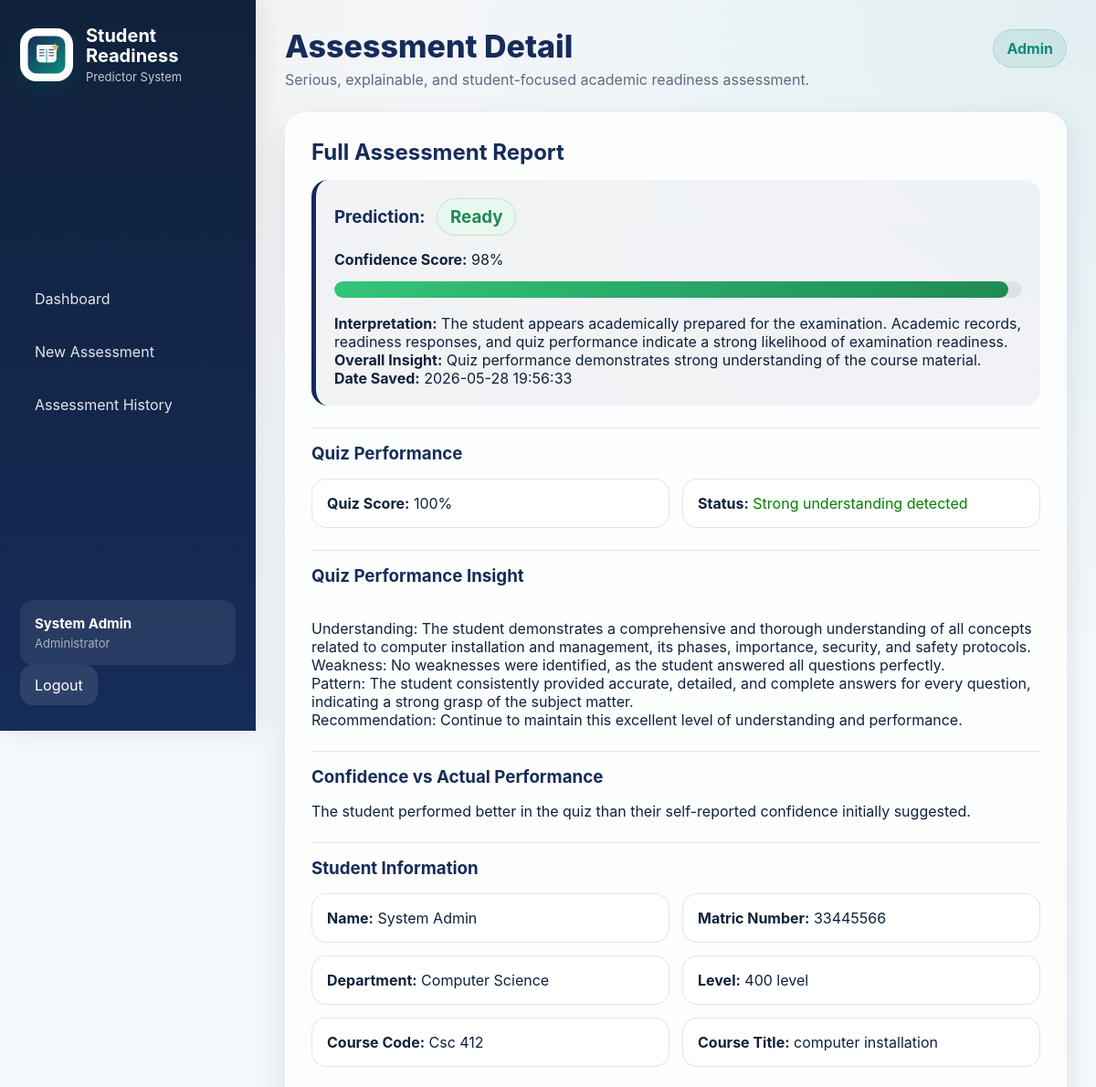
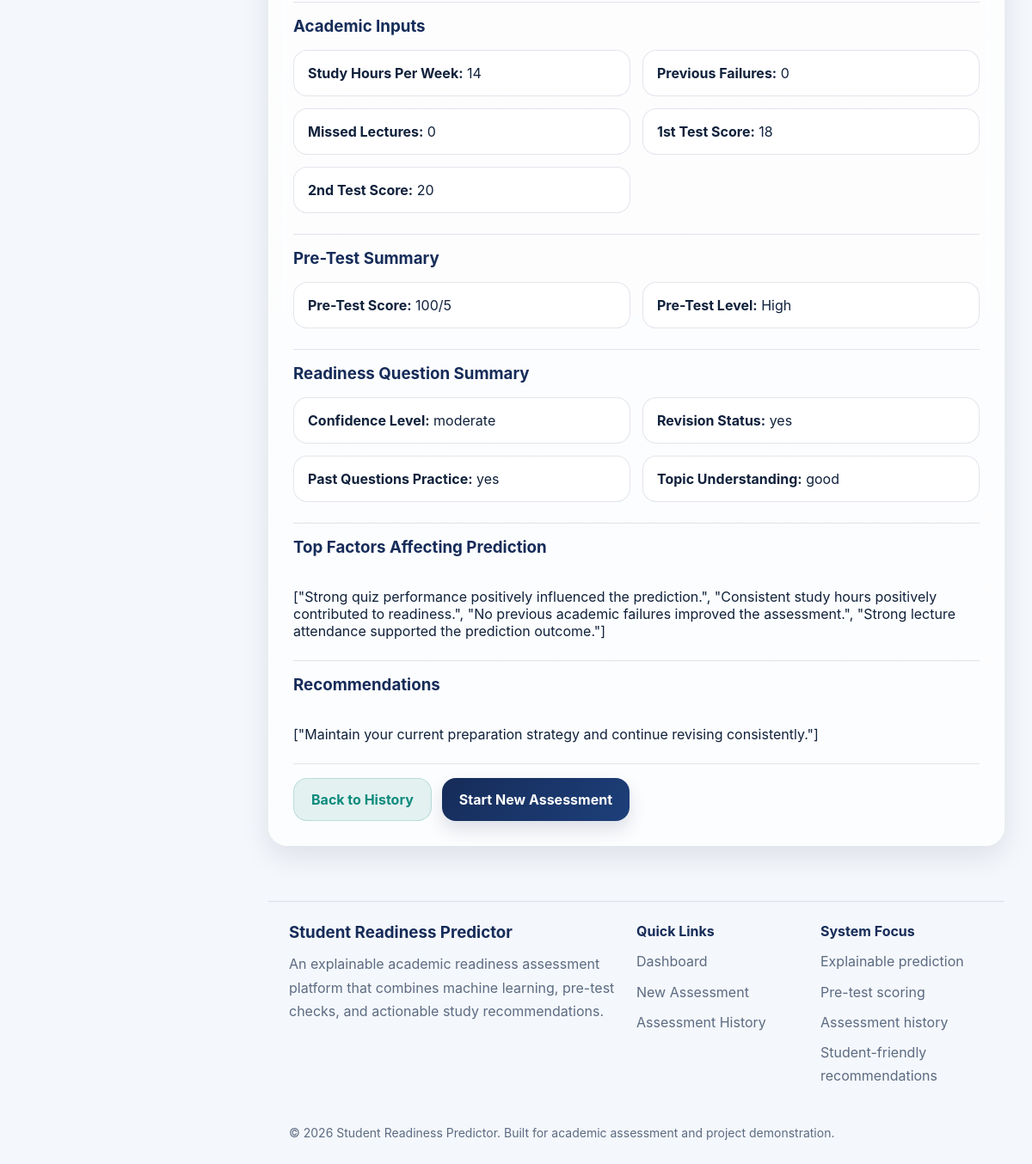
/assessment_detail/4 (signed in), run on the app's committed database (2 pictures, top to bottom).
### tables this page shows
CREATE TABLE users (
            id INTEGER PRIMARY KEY AUTOINCREMENT,
            full_name TEXT NOT NULL,
            email TEXT NOT NULL UNIQUE,
            matric_number TEXT NOT NULL UNIQUE,
            password_hash TEXT NOT NULL,
            role TEXT NOT NULL DEFAULT 'student',
            created_at TEXT NOT NULL
        );

CREATE TABLE assessments (
    id INTEGER PRIMARY KEY AUTOINCREMENT,
    user_id INTEGER,
    full_name TEXT,
    matric_number TEXT,
    department TEXT,
    level TEXT,
    course_code TEXT,
    course_title TEXT,
    study_hours INTEGER,
    failures INTEGER,
    missed_lectures INTEGER,
    g1 INTEGER,
    g2 INTEGER,
    confidence_level TEXT,
    revision_status TEXT,
    past_questions_practice TEXT,
    topic_understanding TEXT,
    prediction_text TEXT,
    confidence_score TEXT,
    interpretation TEXT,
    created_at TEXT,
    pretest_score INTEGER,
    pretest_level TEXT,
    overall_insight TEXT,

    quiz_score INTEGER DEFAULT 0,
    quiz_analysis TEXT DEFAULT '',
    recommendations TEXT DEFAULT '',
    factors TEXT DEFAULT ''
);

### app.py (the view, shortened to what this page needs)
@app.route("/assessment_detail/<int:assessment_id>")
def assessment_detail(assessment_id):
    current_user = get_current_user()
    conn = get_db_connection()
    if current_user and is_admin(current_user):
        assessment = conn.execute("""
            SELECT *
            FROM assessments
            WHERE id = ?
        """, (assessment_id,)).fetchone()
    conn.close()
    if not assessment:
        return redirect(url_for("history"))
    confidence_gap_message = None
    try:
        quiz_score = int(float(assessment["quiz_score"] or 0))
    except:
        quiz_score = 0
    confidence_level = str(
        assessment["confidence_level"]
    ).strip().lower()
    if (
        confidence_level == "high"
        and quiz_score < 40
    ):
        confidence_gap_message = (
            "The student reported high confidence, but actual quiz "
            "performance was poor. This suggests a mismatch between "
            "perceived readiness and actual understanding."
        )
    elif (
        confidence_level in ["low", "moderate"]
        and quiz_score >= 70
    ):
        confidence_gap_message = (
            "The student performed better in the quiz than their "
            "self-reported confidence initially suggested."
        )
    return render_template(
        "assessment_detail.html",
        assessment=assessment,
        confidence_gap_message=confidence_gap_message
    )

### app.py (called while the page is built)
def ensure_tables_exist_on_connection(conn):
    conn.execute("""
       CREATE TABLE IF NOT EXISTS assessments (
    id INTEGER PRIMARY KEY AUTOINCREMENT,
    user_id INTEGER,
    full_name TEXT,
    matric_number TEXT,
    department TEXT,
    level TEXT,
    course_code TEXT,
    course_title TEXT,
    study_hours INTEGER,
    failures INTEGER,
    missed_lectures INTEGER,
    g1 INTEGER,
    g2 INTEGER,
    confidence_level TEXT,
    revision_status TEXT,
    past_questions_practice TEXT,
    topic_understanding TEXT,
    prediction_text TEXT,
    confidence_score TEXT,
    interpretation TEXT,
    created_at TEXT,
    pretest_score INTEGER,
    pretest_level TEXT,
    overall_insight TEXT,

    quiz_score INTEGER DEFAULT 0,
    quiz_analysis TEXT DEFAULT '',
    recommendations TEXT DEFAULT '',
    factors TEXT DEFAULT ''
)
    """)
    conn.commit()

def get_db_connection():
    conn = sqlite3.connect(DB_PATH)
    conn.row_factory = sqlite3.Row
    ensure_tables_exist_on_connection(conn)
    return conn

def get_current_user():
    user_id = session.get("user_id")
    if not user_id:
        return None
    conn = get_db_connection()
    user = conn.execute("SELECT * FROM users WHERE id = ?", (user_id,)).fetchone()
    conn.close()
    return user

def is_admin(user):
    if user is None:
        return False
    return str(user["role"]).strip().lower() == "admin"

@app.context_processor
def inject_user():
    return {"current_user": get_current_user()}

### templates/assessment_detail.html
{% extends "base.html" %}
{% block page_title %}Assessment Detail{% endblock %}
{% block content %}
<div class="card glass-card fade-up">
    <h2>Full Assessment Report</h2>
    <div class="result-box">
        <h3>
            Prediction:
            {% if assessment.prediction_text == "Ready" %}
                <span class="status-badge ready-badge">{{ assessment.prediction_text }}</span>
            {% else %}
                <span class="status-badge risk-badge">{{ assessment.prediction_text }}</span>
            {% endif %}
        </h3>
        <p><strong>Confidence Score:</strong> {{ assessment.confidence_score }}</p>
        <div class="confidence-wrapper">
            {% set score = assessment.confidence_score.replace('%', '') | float %}
            <div class="confidence-bar">
                {% if assessment.prediction_text == "Ready" %}
                    <div class="confidence-fill ready-fill" style="width: {{ score }}%;"></div>
                {% else %}
                    <div class="confidence-fill risk-fill" style="width: {{ score }}%;"></div>
                {% endif %}
            </div>
        </div>
        <p><strong>Interpretation:</strong> {{ assessment.interpretation }}</p>
        <p><strong>Overall Insight:</strong> {{ assessment.overall_insight }}</p>
        <p><strong>Date Saved:</strong> {{ assessment.created_at }}</p>
    </div>
    <div class="section">
        <h3>Quiz Performance</h3>
        <div class="info-grid">
            <div><strong>Quiz Score:</strong> {{ assessment.quiz_score or 0 }}%</div>
            <div>
                <strong>Status:</strong>
                {% if assessment.quiz_score >= 70 %}
                    <span style="color: green;">Strong understanding detected</span>
                {% elif assessment.quiz_score >= 40 %}
                    <span style="color: orange;">Moderate understanding detected</span>
                {% else %}
                    <span style="color: red;">Weak understanding detected</span>
                {% endif %}
            </div>
        </div>
    </div>
    {% if assessment.quiz_analysis %}
    <div class="section">
        <h3>Quiz Performance Insight</h3>
        <div class="analysis-box" style="white-space: pre-line;">
            {{ assessment.quiz_analysis }}
        </div>
    </div>
    {% endif %}
    {% if confidence_gap_message %}
    <div class="section">
        <h3>Confidence vs Actual Performance</h3>
        <p>{{ confidence_gap_message }}</p>
    </div>
    {% endif %}
    <div class="section">
        <h3>Student Information</h3>
        <div class="info-grid">
            <div><strong>Name:</strong> {{ assessment.full_name }}</div>
            <div><strong>Matric Number:</strong> {{ assessment.matric_number }}</div>
            <div><strong>Department:</strong> {{ assessment.department }}</div>
            <div><strong>Level:</strong> {{ assessment.level }}</div>
            <div><strong>Course Code:</strong> {{ assessment.course_code }}</div>
            <div><strong>Course Title:</strong> {{ assessment.course_title }}</div>
        </div>
    </div>
    <div class="section">
        <h3>Academic Inputs</h3>
        <div class="info-grid">
            <div><strong>Study Hours Per Week:</strong> {{ assessment.study_hours }}</div>
            <div><strong>Previous Failures:</strong> {{ assessment.failures }}</div>
            <div><strong>Missed Lectures:</strong> {{ assessment.missed_lectures }}</div>
            <div><strong>1st Test Score:</strong> {{ assessment.g1 }}</div>
            <div><strong>2nd Test Score:</strong> {{ assessment.g2 }}</div>
        </div>
    </div>
    <div class="section">
        <h3>Pre-Test Summary</h3>
        <div class="info-grid">
            <div><strong>Pre-Test Score:</strong> {{ assessment.pretest_score }}/5</div>
            <div><strong>Pre-Test Level:</strong> {{ assessment.pretest_level }}</div>
        </div>
    </div>
    <div class="section">
        <h3>Readiness Question Summary</h3>
        <div class="info-grid">
            <div><strong>Confidence Level:</strong> {{ assessment.confidence_level }}</div>
            <div><strong>Revision Status:</strong> {{ assessment.revision_status }}</div>
            <div><strong>Past Questions Practice:</strong> {{ assessment.past_questions_practice }}</div>
            <div><strong>Topic Understanding:</strong> {{ assessment.topic_understanding }}</div>
        </div>
    </div>
    {% if assessment.factors %}
    <div class="section">
        <h3>Top Factors Affecting Prediction</h3>
        <div class="analysis-box" style="white-space: pre-line;">
            {{ assessment.factors }}
        </div>
    </div>
    {% endif %}
    {% if assessment.recommendations %}
    <div class="section">
        <h3>Recommendations</h3>
        <div class="analysis-box" style="white-space: pre-line;">
            {{ assessment.recommendations }}
        </div>
    </div>
    {% endif %}
    <div class="section button-row">
        <a href="{{ url_for('history') }}" class="btn btn-secondary">Back to History</a>
        <a href="{{ url_for('reset') }}" class="btn">Start New Assessment</a>
    </div>
</div>
{% endblock %}

### templates/base.html (shortened to what this page needs)
<!DOCTYPE html>
<html lang="en">
<head>
    <link rel="stylesheet" href="{{ url_for('static', filename='style.css') }}">
</head>
<body>
    <div class="app-shell">
        <aside class="sidebar" id="sidebar">
            <div class="brand-block">
                <img
                    src="{{ url_for('static', filename='srp-logo.svg') }}"
                    alt="SRP Logo"
                    class="sidebar-logo"
                >
                <div>
                    <h2>Student Readiness</h2>
                    <p class="sidebar-subtitle">
                        Predictor System
                    </p>
                </div>
            </div>
            <nav class="sidebar-nav">
                <a href="{{ url_for('dashboard') }}">
                    Dashboard
                </a>
                <a href="{{ url_for('student_info') }}">
                    New Assessment
                </a>
                <a href="{{ url_for('history') }}">
                    Assessment History
                </a>
            </nav>
            {% if current_user %}
            <div class="sidebar-footer">
                <div class="sidebar-user glass-card">
                    <div class="sidebar-user-name">
                        {{ current_user.full_name }}
                    </div>
                    <div class="sidebar-user-role">
                        {% if current_user.role == "admin" %}
                            Administrator
                        {% else %}
                            Student Account
                        {% endif %}
                    </div>
                </div>
                <a href="{{ url_for('logout') }}" class="sidebar-logout">
                    Logout
                </a>
            </div>
            {% endif %}
        </aside>
        <main class="main-content">
            <header class="topbar">
                <div>
                    <h1 class="topbar-title">
                        {% block page_title %}{% endblock %}
                    </h1>
                    <p class="topbar-subtitle">
                        Serious, explainable, and student-focused academic readiness assessment.
                    </p>
                </div>
                {% if current_user %}
                <div class="topbar-actions">
                    <span class="role-badge">
                        {% if current_user.role == "admin" %}
                            Admin
                        {% else %}
                            Student
                        {% endif %}
                    </span>
                </div>
                {% endif %}
            </header>
            {% block content %}
            {% endblock %}
            <footer class="site-footer">
                <div class="footer-grid">
                    <div>
                        <h3>
                            Student Readiness Predictor
                        </h3>
                        <p>
                            An explainable academic readiness assessment platform
                            that combines machine learning, pre-test checks,
                            and actionable study recommendations.
                        </p>
                    </div>
                    <div>
                        <h4>Quick Links</h4>
                        <ul>
                            <li>
                                <a href="{{ url_for('dashboard') }}">
                                    Dashboard
                                </a>
                            </li>
                            <li>
                                <a href="{{ url_for('student_info') }}">
                                    New Assessment
                                </a>
                            </li>
                            <li>
                                <a href="{{ url_for('history') }}">
                                    Assessment History
                                </a>
                            </li>
                        </ul>
                    </div>
                    <div>
                        <h4>System Focus</h4>
                        <ul>
                            <li>Explainable prediction</li>
                            <li>Pre-test scoring</li>
                            <li>Assessment history</li>
                            <li>Student-friendly recommendations</li>
                        </ul>
                    </div>
                </div>
                <div class="footer-bottom">
                    <p>
                        © 2026 Student Readiness Predictor.
                        Built for academic assessment and project demonstration.
                    </p>
                </div>
            </footer>
        </main>
    </div>
</body>
</html>

### data on the page
users: full_name "System Admin"
assessments: prediction_text "Ready", confidence_score "98%", interpretation "The student appears academically prepared for the examination. Academic records, readiness responses, and quiz performance indicate a strong likelihood of examination readiness.", overall_insight "Quiz performance demonstrates strong understanding of the course material.", created_at "2026-05-28 19:56:33", quiz_score "100", quiz_analysis "Understanding: The student demonstrates a comprehensive and thorough understanding of all concepts related to computer installation and management, its phases, importance, security, and safety protocols. Weakness: No weaknesses were identified, as the student answered all questions perfectly. Pattern: The student consistently provided accurate, detailed, and complete answers for every question, indicating a strong grasp of the subject matter. Recommendation: Continue to maintain this excellent level of understanding and performance.", full_name "System Admin", matric_number "33445566", department "Computer Science", level "400 level", course_code "Csc 412", course_title "computer installation", study_hours "14", failures "0", missed_lectures "0", g1 "18", g2 "20", pretest_score "100", pretest_level "High", confidence_level "moderate", revision_status "yes", past_questions_practice "yes", topic_understanding "good", factors "[\"Strong quiz performance positively influenced the prediction.\", \"Consistent study hours positively contributed to readiness.\", \"No previous academic failures improved the assessment.\", \"Strong lecture attendance supported the prediction outcome.\"]", recommendations "[\"Maintain your current preparation strategy and continue revising consistently.\"]"

### other printed values
{{ confidence_gap_message }} "The student performed better in the quiz than their self-reported confidence initially suggested."
